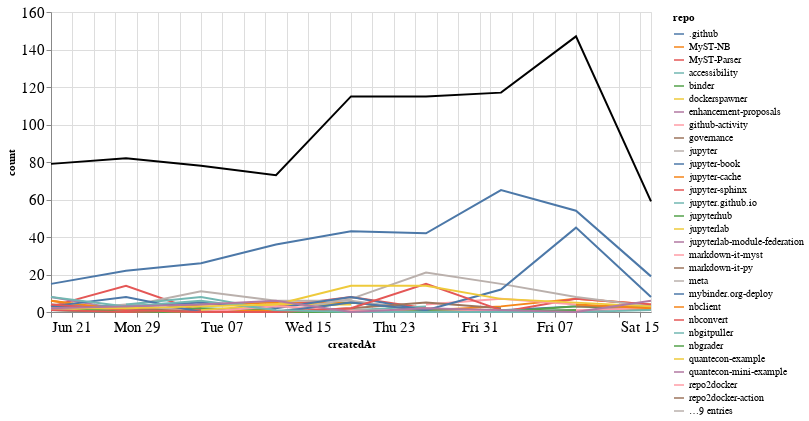

Source (notebook cell):
### Markdown cell above
## Comments

### Code cell
comments_time = comments.groupby('repo').resample('W', on='createdAt').count()['author'].reset_index()
comments_time = comments_time.rename(columns={'author': 'count'})
comments_time_total = comments_time.groupby('createdAt').agg({"count": "sum"}).reset_index()
ch1 = alt.Chart(comments_time, width=600).mark_line().encode(
    x='createdAt',
    y='count',
    color='repo',
    tooltip="repo"
)

ch2 = alt.Chart(comments_time_total, width=600).mark_line(color="black").encode(
    x='createdAt',
    y='count',
)

ch1 + ch2

### Figure 1 — Vega-Lite specification as saved in the notebook (floating-point values rounded to 4 significant figures; data arrays with more than 128 entries replaced by an {"elided": "..."} marker saying what was removed)
{"config": {"axisLeft": {"labelFontSize": 15}, "axisBottom": {"labelFontSize": 15}}, "layer": [{"data": {"name": "data-8203015e894ff08230787b609d1651b7"}, "mark": "line", "encoding": {"color": {"type": "nominal", "field": "repo"}, "tooltip": {"type": "nominal", "field": "repo"}, "x": {"type": "temporal", "field": "createdAt"}, "y": {"type": "quantitative", "field": "count"}}, "width": 600}, {"data": {"name": "data-b898506cb654074db0e49e02421752f2"}, "mark": {"type": "line", "color": "black"}, "encoding": {"x": {"type": "temporal", "field": "createdAt"}, "y": {"type": "quantitative", "field": "count"}}, "width": 600}], "$schema": "https://vega.github.io/schema/vega-lite/v4.8.1.json", "datasets": {"data-8203015e894ff08230787b609d1651b7": {"elided": "189 records"}, "data-b898506cb654074db0e49e02421752f2": [{"createdAt": "2020-06-21T00:00:00", "count": 79}, {"createdAt": "2020-06-28T00:00:00", "count": 82}, {"createdAt": "2020-07-05T00:00:00", "count": 78}, {"createdAt": "2020-07-12T00:00:00", "count": 73}, {"createdAt": "2020-07-19T00:00:00", "count": 115}, {"createdAt": "2020-07-26T00:00:00", "count": 115}, {"createdAt": "2020-08-02T00:00:00", "count": 117}, {"createdAt": "2020-08-09T00:00:00", "count": 147}, {"createdAt": "2020-08-16T00:00:00", "count": 59}]}}
